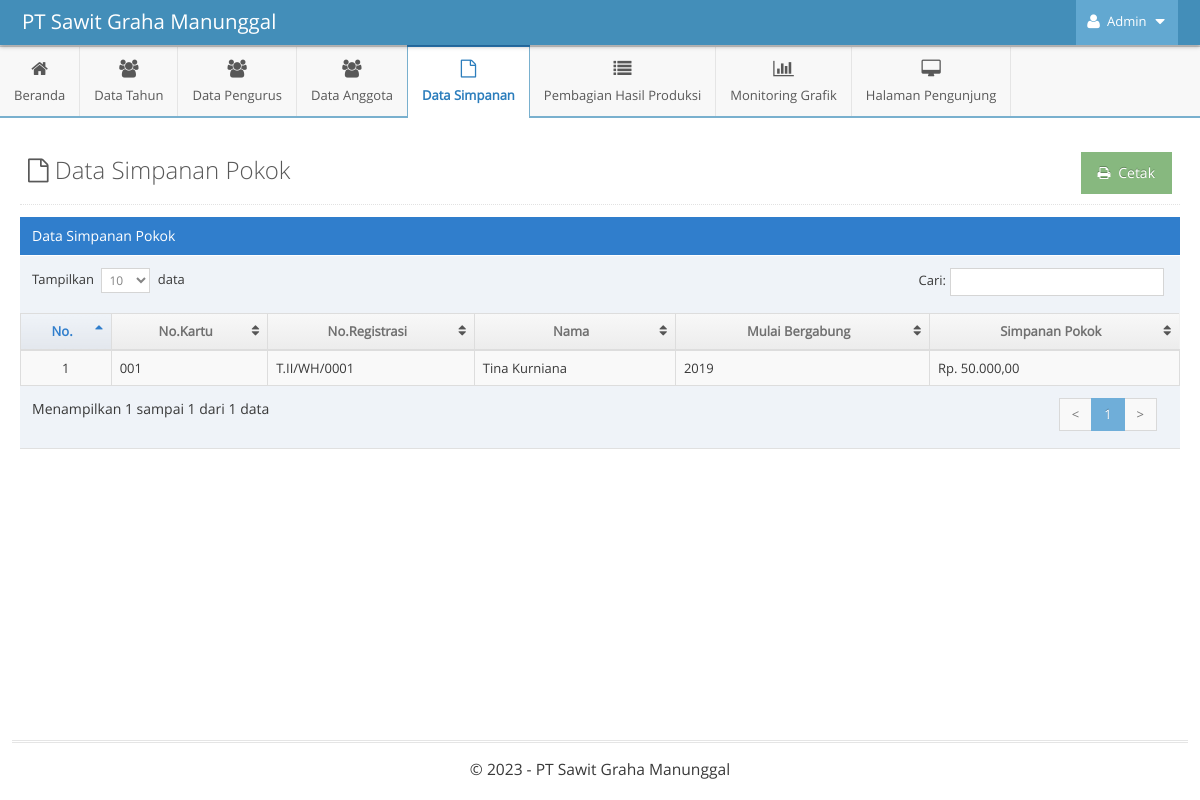
The app's page /admin/indexAdmin.php?p=kelola-simpanan-pokok&m=simpanan-pokok (signed in) with its own data.
### tables this page shows
CREATE TABLE `simpanan_pokok` (
  `id` int(11) NOT NULL AUTO_INCREMENT,
  `id_anggota` int(11) DEFAULT NULL,
  `simpanan` bigint(20) DEFAULT NULL,
  PRIMARY KEY (`id`),
  UNIQUE KEY `id` (`id`),
  KEY `id_anggota` (`id_anggota`),
  CONSTRAINT `simpanan_pokok_ibfk_1` FOREIGN KEY (`id_anggota`) REFERENCES `anggota` (`id_anggota`) ON DELETE CASCADE
);

CREATE TABLE `anggota` (
  `id_anggota` int(11) NOT NULL AUTO_INCREMENT,
  `username` varchar(255) NOT NULL,
  `password` varchar(255) NOT NULL,
  `nama` varchar(255) NOT NULL,
  `no_kartu` varchar(255) NOT NULL,
  `no_registrasi` varchar(255) NOT NULL,
  `alamat` text NOT NULL,
  `ktp` varchar(16) NOT NULL,
  `luas_plasma` varchar(255) NOT NULL,
  `foto` varchar(255) NOT NULL,
  `no_rek` varchar(255) NOT NULL,
  `bank` varchar(255) NOT NULL,
  `id_tahun` int(11) NOT NULL,
  `no_hp` varchar(255) NOT NULL,
  `status` varchar(255) NOT NULL,
  PRIMARY KEY (`id_anggota`),
  KEY `id_tahun` (`id_tahun`),
  CONSTRAINT `anggota_ibfk_1` FOREIGN KEY (`id_tahun`) REFERENCES `tahun` (`id`) ON DELETE CASCADE ON UPDATE CASCADE
);

CREATE TABLE `tahun` (
  `id` int(11) NOT NULL AUTO_INCREMENT,
  `tahun` int(11) DEFAULT NULL,
  PRIMARY KEY (`id`)
);

### function-show.php (called while the page is built)
<?php
$host = 'localhost';
$username = 'root';
$password = '';
$dbname = 'skripsi-pirda2';
$conn = mysqli_connect($host, $username, $password, $dbname);
function tampilData($query)
{
    global $conn;
    $result = mysqli_query($conn, $query);
    $rows = [];
    while ($row = mysqli_fetch_assoc($result)) {
        $rows[] = $row;
    }
    return $rows;
}
?>

### admin/pages-admin/kelola-simpanan-pokok/simpanan-pokok.php (the view)
<?php
$query_tampil = "SELECT
					*
				FROM
					simpanan_pokok
				INNER JOIN anggota ON simpanan_pokok.id_anggota = anggota.id_anggota
				INNER JOIN tahun ON tahun.id = anggota.id_tahun";
$data = tampilData($query_tampil);
?>
<div class="page-content">
	<div class="page-header">
		<h1 style="color:#585858">
			<i class="ace-icon fa fa-file-o"></i> Data Simpanan Pokok
			<a target="_blank" href="pages-admin/kelola-simpanan-pokok/cetak-simpanan-pokok.php">
				<button class="btn btn-success pull-right">
					<i class="ace-icon fa fa-print"></i> Cetak
				</button>
			</a>
		</h1>
	</div>
	<div class="row">
		<div class="col-xs-12">
			<div class="row">
				<div class="col-xs-12">
					<div class="table-header">
						Data Simpanan Pokok
					</div>
					<div>
						<table id="dynamic-table" class="table table-striped table-bordered table-hover">
							<thead>
								<tr>
									<th>No.</th>
									<th>No.Kartu</th>
									<th>No.Registrasi</th>
									<th>Nama</th>
									<th>Mulai Bergabung</th>
									<th>Simpanan Pokok</th>
								</tr>
							</thead>
							<tbody>
								<?php
								$i = 1;
								foreach ($data as $value) {
								?>
									<tr>
										<td class="center"><?= $i; ?></td>
										<td><?= $value['no_kartu'] ?></td>
										<td><?= $value['no_registrasi'] ?></td>
										<td><?= $value['nama'] ?></td>
										<td><?= $value['tahun'] ?></td>
										<td>Rp. <?= number_format($value['simpanan'], 2, ",", "."); ?></td>
									</tr>
								<?php
									$i++;
								}
								?>
							</tbody>
						</table>
					</div>
				</div>
			</div>
		</div>
	</div>
</div>

### records on screen
simpanan_pokok: id_anggota.no_kartu "001", id_anggota.no_registrasi "T.II/WH/0001", id_anggota.nama "Tina Kurniana", tahun.tahun "2019", simpanan "50.000,00"
